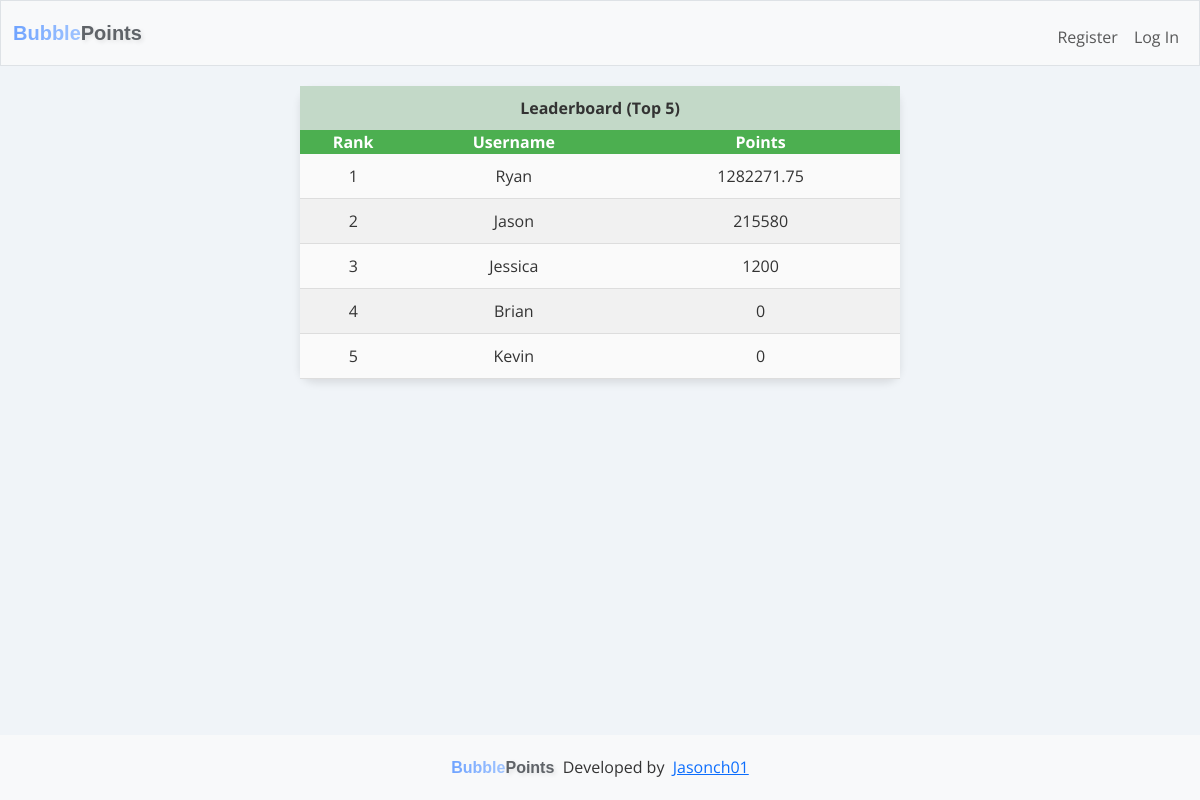
The page /leaderboard on the database as committed earlier.
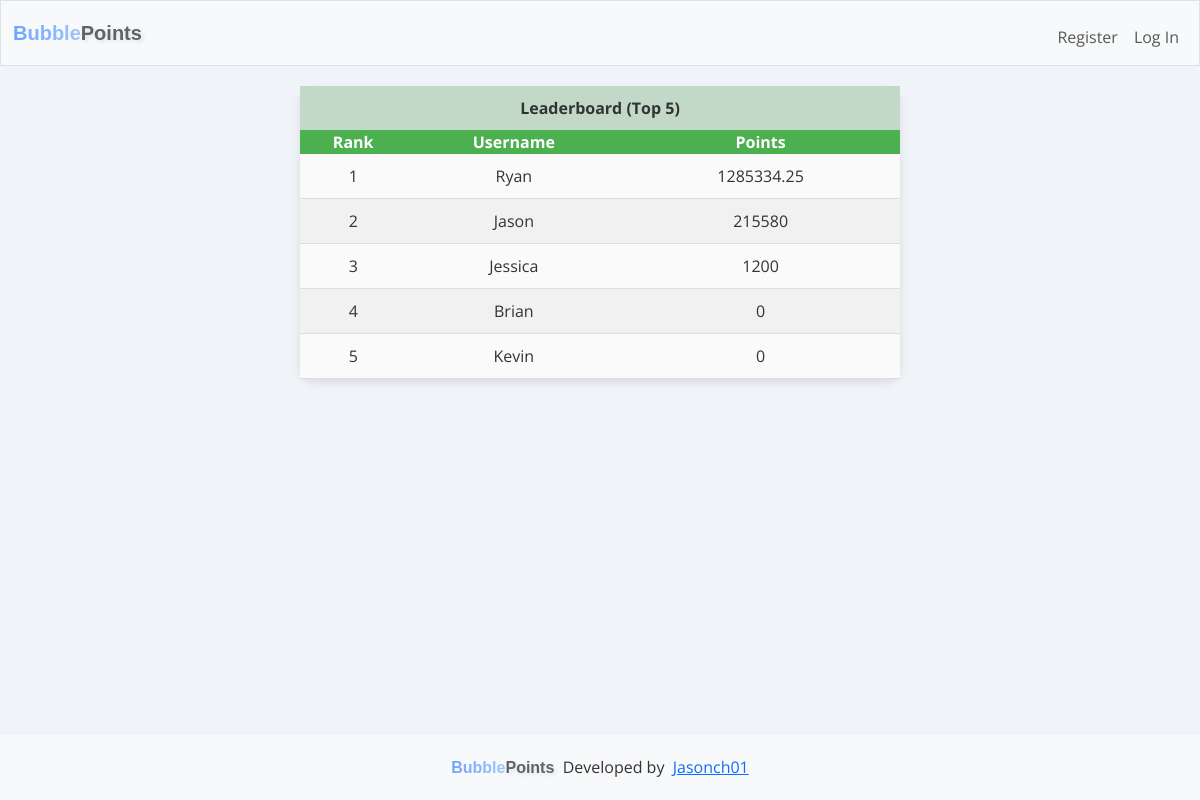
The same page on the database as committed later.
### tables this page shows
CREATE TABLE users (
    id INTEGER PRIMARY KEY AUTOINCREMENT NOT NULL,
    username TEXT NOT NULL,
    hash TEXT NOT NULL,
    points INTEGER NOT NULL DEFAULT 1000
, total_points_earned INTEGER);

### app.py (the view)
@app.route("/leaderboard", methods=["GET", "POST"])
def leaderboard():
    user = cur.execute("SELECT username, total_points_earned FROM users ORDER BY total_points_earned DESC LIMIT 5").fetchall()
    print(user[0][0])
    if request.method == "POST":
        return redirect("/")
    else:
        return render_template("leaderboard.html", user=user)

### app.py (called while the page is built)
@app.after_request
def after_request(response):
    response.headers["Cache-Control"] = "no-cache, no-store, must-revalidate"
    response.headers["Expires"] = 0
    response.headers["Pragma"] = "no-cache"
    return response

### templates/leaderboard.html
{% extends "layout.html" %}
{% block main %}
<div class="container d-flex justify-content-center align-items-center leaderboard">
  <table class="leaderboard-table">
    <thead>
      <tr class="leaderboard-header">
        <th colspan="3" class="text-center">Leaderboard (Top 5)</th>
      </tr>
      <tr class="leaderboard-header-row">
        <th class="text-center">Rank</th>
        <th class="text-center">Username</th>
        <th class="text-center">Points</th>
      </tr>
    </thead>
    <tbody>
      {% for user in user %}
      <tr class="leaderboard-row">
        <td class="text-center">{{ loop.index }}</td>
        <td class="text-center">{{ user[0] }}</td>
        <td class="text-center">{{ user[1] }}</td>
      </tr>
      {% endfor %}
    </tbody>
  </table>
</div>
{% endblock %}

### templates/layout.html (shortened to what this page needs)
<!DOCTYPE html>
<html lang="en">
  <head>
    <link href="https://cdn.jsdelivr.net/npm/bootstrap@5.3.3/dist/css/bootstrap.min.css" rel="stylesheet">
    <link rel="stylesheet" href="/static/style.css">
  </head>
  <body>
    <nav class="bg-light border navbar navbar-expand-md navbar-light">
      <div class="container-fluid">
        <a class="navbar-brand" href="/">
          <span class="gradient-text">Bubble</span><span class="points-text">Points</span>
        </a>
          <div class="collapse navbar-collapse" id="navbar">
              {% if session["user_id"] %}
                  <ul class="navbar-nav me-auto mt-2">
                    <li class="nav-item"><a class="nav-link" href="/leaderboard">Leaderboard</a></li>
                    <li class="nav-item"><a class="nav-link" href="/history">History</a></li>
                  </ul>
                  <ul class="navbar-nav ms-auto mt-2">
                    <li class="nav-item"><a class="nav-link" href="/account">Account</a></li>
                    <li class="nav-item"><a class="nav-link" href="/logout">Log Out</a></li>
                  </ul>
              {% else %}
                  <ul class="navbar-nav ms-auto mt-2">
                    <li class="nav-item"><a class="nav-link" href="/register">Register</a></li>
                    <li class="nav-item"><a class="nav-link" href="/login">Log In</a></li>
                  </ul>
              {% endif %}
          </div>
      </div>
  </nav>
      <main class="container-fluid">
        {% block main %}{% endblock %}
      </main>
      <footer class="footer">
        <a class="navbar-brand" href="/">
          <span class="gradient-text">Bubble</span><span class="points-text">Points</span>&nbsp;
          <span>Developed by</span>&nbsp;
          <span><a href="https://github.com/jasonch01">Jasonch01</a></span>
        </a>
      </footer>
  </body>
</html>

### static/style.css (style rules this page uses)
* { margin: 0; padding: 0; box-sizing: border-box; }
html { font-family:Arial, Helvetica, sans-serif; font-size: 1rem; }
html body { height: 100vh; margin: 0; display: flex; flex-direction: column; background-color: #F0F4F8; color: #333; }
body { font-family: 'Open Sans', sans-serif; }
main { flex-grow: 1; margin-bottom: 5em; }
footer { background-color: #f8f9fa; padding: 20px 0; text-align: center; width: 100%; }
.gradient-text { background: linear-gradient(to right, #6fa3ff, #a0c4ff); -webkit-background-clip: text; color: transparent; font-family: 'Poppins', sans-serif; font-weight: bold; }
.points-text { color: #5f6368; font-family: 'Poppins', sans-serif; font-weight: bold; text-shadow: 2px 2px 4px rgba(0, 0, 0, 0.1); }
.leaderboard { margin: 1em auto; }
.leaderboard { display: flex; justify-content: center; align-items: center; margin-top: 20px; }
.leaderboard-table { width: 80%; max-width: 600px; background-color: #fff; border-radius: 15px; padding: 20px; box-shadow: 0 4px 8px rgba(0, 0, 0, 0.1); border-collapse: collapse; }
.leaderboard-header { background-color: #C3D9C8; color: #333; font-weight: bold; }
.leaderboard-header-row { background-color: #4CAF50; color: white; }
.leaderboard-header th { padding: 10px; }
.leaderboard-row { background-color: #fafafa; border-bottom: 1px solid #ddd; transition: background-color 0.3s ease; }
.leaderboard-row td { padding: 10px; text-align: center; }
.text-center { text-align: center; }
.leaderboard-row:nth-child(even) { background-color: #f1f1f1; }

Rows that differ between the two databases and show on the page:
changed users "Ryan": total_points_earned "1282271.75" → "1285334.25"
